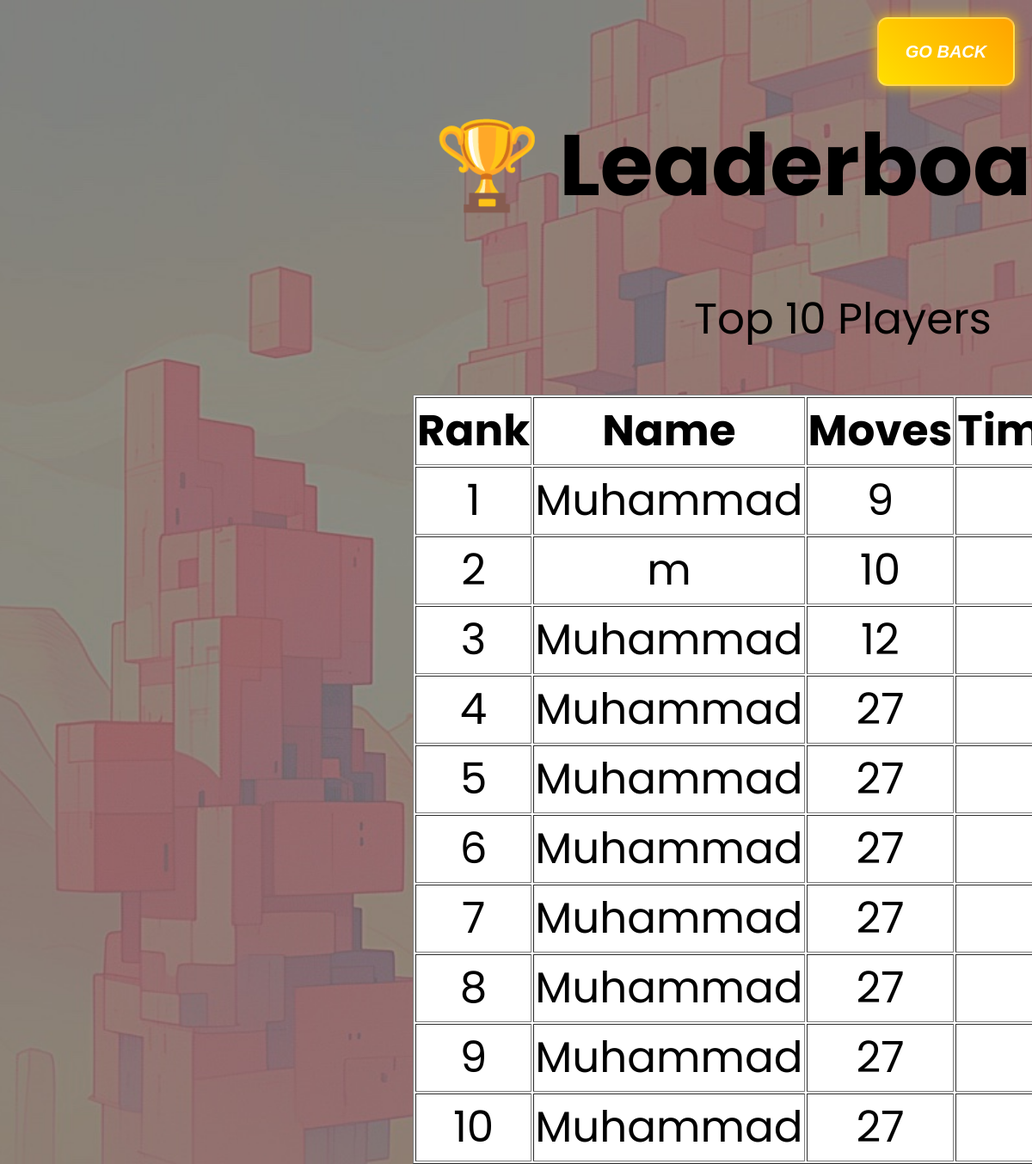
Page /leaderboard/ on the committed database.
### game1/models.py (models this page shows, shortened)
class PlayerScore(models.Model):
    name = models.CharField(max_length=100)
    moves = models.IntegerField()
    time_elapsed = models.CharField(max_length=20)  # Storing time as a string
    date = models.DateTimeField(auto_now_add=True)

### game1/views.py (the view)
# urls.py: path('leaderboard/', views.leaderboard, name='leaderboard'),  # The leaderboard page
def leaderboard(request):
    scores = PlayerScore.objects.order_by("moves", "time_elapsed")[:10]  # Top 10 scores
    return render(request, "leaderboard.html", {"scores": scores})

### game1/templates/leaderboard.html (shortened to what this page needs)
{% load static %}
<!DOCTYPE html>
<html lang="en">
  <head>
    <link rel="stylesheet" href="{% static 'style.css' %}" />
  </head>
  <body>
    <div>
      <button
        id="back_to_game-button"
        style="
          float: right;
          height: 80px;
          width: 160px;
          font-size: 20px;
          font-style: italic;
          background-color: yellow;
        "
        onclick="back()"
      >
        Go Back
      </button>
      </div>
    <div class="lcontainer">
      <div id="ltitle"> <h1 >🏆 Leaderboard 🏆</h1></div>
      <p class="subheading">Top 10 Players</p>
<div id="table">
      <table border="1">
        <tr>
          <th>Rank</th>
          <th>Name</th>
          <th>Moves</th>
          <th>Time Elapsed</th>
        </tr>
        {% for score in scores %}
        <tr>
          <td>{{ forloop.counter }}</td>
          <td>{{ score.name }}</td>
          <td>{{ score.moves }}</td>
          <td>{{ score.time_elapsed }}</td>
        </tr>
        {% empty %}
        <tr>
          <td colspan="4">No scores recorded yet.</td>
        </tr>
        {% endfor %}
      </table>
    </div>
    </div>
  </body>
</html>

### game1/static/style.css (style rules this page uses)
html, body { background-image: url("two.jpeg"); height: 100%; overflow: hidden; width: 100%; background-position: center; background-repeat: no-repeat; background-size: cover; padding: 0; margin: 0; font-family: "Poppins", sans-serif; }
#back_to_game-button { font-size: 20px; font-weight: bold; padding: 15px 30px; border: none; border-radius: 12px; cursor: pointer; text-transform: uppercase; transition: all 0.3s ease-in-out; backdrop-filter: blur(8px); border: 2px solid rgba(255, 255, 255, 0.3); color: white; background: linear-gradient( 45deg, rgba(255, 215, 0, 0.8), rgba(255, 140, 0, 0.8) ); box-shadow: 0px 0px 15px rgba(255, 204, 0, 0.8); }
table { background-color: white; }
.lcontainer { font-size: 50px; height: 100px; width: 1000px; position: relative; text-align: center; padding-top: 50px; left: 40%; justify-content: center; }
#ltitle { position: relative; z-index: 2; }
#back_to_game-button { position: absolute; top: 20px; right: 20px; z-index: 3; }

### rows in the picture
PlayerScore: name "Muhammad", moves "9"
PlayerScore: name "m", moves "10"
PlayerScore: name "Muhammad", moves "12"
PlayerScore: name "Muhammad", moves "27"
PlayerScore: name "Muhammad", moves "27"
PlayerScore: name "Muhammad", moves "27"
PlayerScore: name "Muhammad", moves "27"
PlayerScore: name "Muhammad", moves "27"
PlayerScore: name "Muhammad", moves "27"
PlayerScore: name "Muhammad", moves "27"
